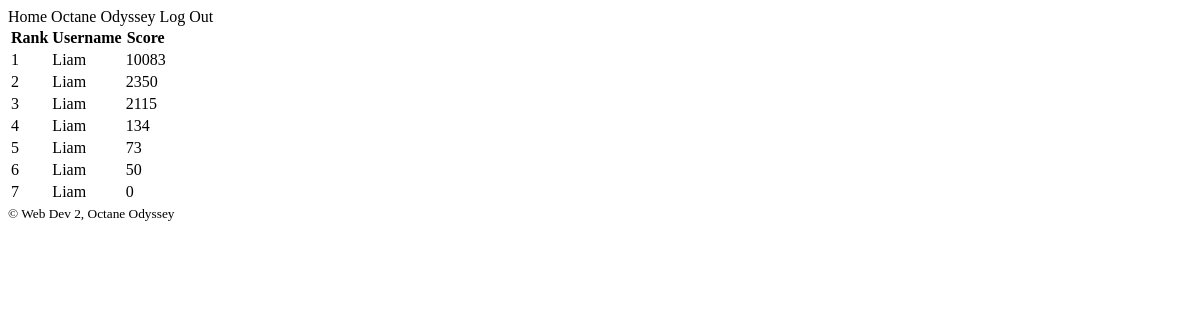
The page /leaderboard on the database as committed earlier.
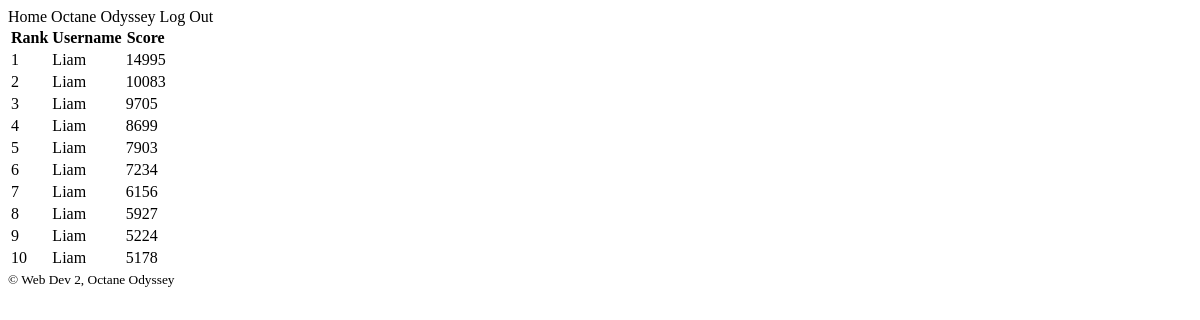
The same page on the database as committed later.
### tables this page shows
CREATE TABLE scores (
  id INTEGER PRIMARY KEY AUTOINCREMENT,
  username TEXT NOT NULL,
  score INTEGER NOT NULL
);

### app.py (the view)
@app.route("/leaderboard")
def leaderboards():
    db = get_db()
    leaderboard = []
    scores = db.execute("""SELECT username, score FROM scores ORDER BY score DESC LIMIT 10;""").fetchall()
    for rank, data in enumerate(scores):
        player = Player(rank+1, data["username"], data["score"])
        leaderboard.append(player)
    return render_template("leaderboard.html", leaderboard=leaderboard)

### app.py (called while the page is built)
@app.before_request
def logged_in_user():
    g.user = session.get("username", None)

### database.py (called while the page is built)
def get_db():
    if "db" not in g:
        g.db = sqlite3.connect(DATABASE,
            detect_types=sqlite3.PARSE_DECLTYPES
        )
        g.db.row_factory = sqlite3.Row
    return g.db

### templates/leaderboard.html (shortened to what this page needs)
{% extends "base.html" %}
{% block main_content %}
<main id="leaderboard">
    <p>
        <a href="{{ url_for('home') }}">Home</a>
    </p>
    <p>
        <a href="{{ url_for('game') }}">Octane Odyssey</a>
    </p>
    <p>
        <a href="{{ url_for('logout') }}">Log Out</a>
    </p>
    <table>
        <tr>
            <th>Rank</th>
            <th>Username</th>
            <th>Score</th>
        </tr>
        {% for player in leaderboard %}
        <tr>
            <td>{{ player.rank }}</td>
            <td>{{ player.username }}</td>
            <td>{{ player.score }}</td>
        </tr>
        {% endfor %}
    </table>
</main>
{% endblock %}

### templates/base.html (shortened to what this page needs)
<!DOCTYPE html>
<html lang="en">
<head>
    <link rel="stylesheet" href="{{ url_for('static', filename='style.css') }}" />
</head>
<body>
        {% block main_content %}
        {% endblock %}
    <footer>
        <small>&copy; Web Dev 2, Octane Odyssey</small>
    </footer>
</body>
</html>

### static/style.css (style rules this page uses)
:root { --font-size: 16px; --h1-size: 5rem; --h2-size: 2rem; --p-size: 1rem; --link-size: 1.3rem; --small-size: 0.7rem; --link-highlight: #19c2ff; --header-padding: 30px; --header-height: 260px; --primary-shade: #000000; --button-shade: #ffb300; --secondary-shade: #ffffff; --dark-shade: #DD9900; --footer-height: 18px; }
a:link { text-decoration: none; color: inherit; }
p { display: inline; }

Rows that differ between the two databases and show on the page:
no longer on this page (row unchanged): scores: rank "2", username "Liam", score "2350"
no longer on this page (row unchanged): scores: rank "3", username "Liam", score "2115"
no longer on this page (row unchanged): scores: rank "4", username "Liam", score "134"
no longer on this page (row unchanged): scores: rank "5", username "Liam", score "73"
no longer on this page (row unchanged): scores: rank "6", username "Liam", score "50"
no longer on this page (row unchanged): scores: rank "7", username "Liam", score "0"
added scores: rank "1", username "Liam", score "14995"
computed for scores (number 2 of 10 on the later page): rank "1" → "2"
added scores: rank "3", username "Liam", score "9705"
added scores: rank "4", username "Liam", score "8699"
added scores: rank "5", username "Liam", score "7903"
added scores: rank "6", username "Liam", score "7234"
added scores: rank "7", username "Liam", score "6156"
added scores: rank "8", username "Liam", score "5927"
added scores: rank "9", username "Liam", score "5224"
added scores: rank "10", username "Liam", score "5178"
